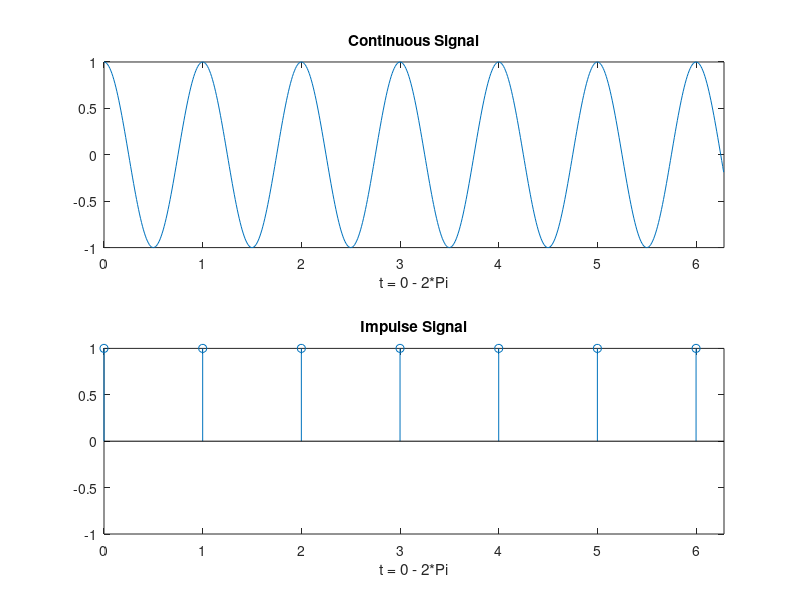

Write MATLAB code to recreate this figure. (Note: this script raises an error after producing the figure.)
%clc;
clear;
close();
%%
% Continuous periodic and random signal
A = 1;
w1 = 10;
w2 = 60;
t = 0:0.1/w2:2*pi;
theta = 0;

x1 = A*cos(w1*t + theta);
x2 = A*cos(w2*t + theta);%2*(rand(1,length(t))-0.5);

subplot(2,1,1)
plot(t,x1)
title('Low frequency: Continuous Signal \fontsize{46}')
xlabel('t = 0 - 2*Pi')
axis([0 2*pi -1 1])
subplot(2,1,2)
plot(t,x2)
title('High frequency: Continuous Signal \fontsize{46}')
xlabel('t = 0 - 2*Pi')
axis([0 2*pi -1 1])

%Continuous and discrete signal
A = 1;
f1 = 1;
fs = 2;

t = 0:0.01/(f1):2*pi;
n = 0:2*pi;
theta = 0;

x1 = A*cos(2*pi*f1*t + theta);
x2 = A*cos(2*pi*(f1/fs)*n + theta);

subplot(2,1,1)
plot(t,x1)
title('Continuous Signal')
xlabel('t = 0:2*Pi')
axis([0 2*pi -1 1])
subplot(2,1,2)
stem(n,x2)
title('Discrete Signal')
xlabel('t = 0:2*Pi')
axis([0 2*pi -1 1])

%% Impulse Signal --------------------------------------------------

A = 1;
f1 = 1;
%fs = 2;

t = 0:0.01/(f1):2*pi;
n = 0:2*pi;
theta = 0;

x1 = A*cos(2*pi*f1*t + theta);
x2 = A*cos(2*pi*n + theta);
x2 = ones(1,length(n)).*x2;

subplot(2,1,1)
plot(t,x1)
title('Continuous Signal')
xlabel('t = 0 - 2*Pi')
axis([0 2*pi -1 1])
subplot(2,1,2)
stem(n,x2)
title('Impulse Signal')
xlabel('t = 0 - 2*Pi')
axis([0 2*pi -1 1])

% 	
%% Calculate Power and to plot Power spectral density-------------------
syms t
x=input('Enter function in t: ','s');
T = input('Enter Limit :: T = ');   %Total evaluation time
Ts= 1; %0.001;   %Sampling time =&gt; 1000 samples per second
t1 = -T:0.01:T;
t=0:Ts:T; %define simulation time
x = eval(x);
power = sum(x)/(2*length(t1)+1);
energy = sum(x);
fprintf('Energy = %d\n', energy)
fprintf('Power = %d\n', power)

if(power<0.01)
  fprintf('It is Energy Signal.\n')
else
  fprintf('It is Power Signal.\n')
end



%% -------------------Convolution------------------------------------------
%---LInear Convolution--------------------------------------------

temp = magic(5);
a = temp(1,:);
b = temp(2,1:end);

convol = conv(a,b);
subplot(2,2,1)
stem(a)
title(['a = [',num2str(a),']'])

subplot(2,2,2)
stem(b)
title(['b = [',num2str(b),']'])

subplot(2,2,3)
stem(convol)
title(['Linear Convolution = [',num2str(convol),']'])

%% -----Circular Convolution: length of both the signal should be equal------------------------------------

a_pad = [a, zeros(1,abs(length(a)-length(b)))];
b_pad = [b, zeros(1,abs(length(a)-length(b)))];
c_convol = ifft(fft(a_pad).*fft(b_pad));
subplot(2,2,4)
stem(c_convol)
title(['Circular Convolution = [',num2str(c_convol),']'])

%% -----Circular Convolution equivalence to linear-----------------
a_cl = [a, zeros(1,length(a)+length(b)-1)];
b_cl = [b, zeros(1,length(a)+length(b)-1)];
cl_convol = ifft(fft(a_cl).*fft(b_cl));
subplot(2,3,5)
stem(cl_convol(1:(length(a)+length(b)-1)))
title(['cl_convol = [',num2str(cl_convol(1:(length(a)+length(b)-1))),']'])


%% ------------------------Correlation----------------------------
%------------Cross & Auto Correlation ----------------
a = rand(1,20);
b = a(1:5);
%b = rand(1,5);
correlation = xcorr(a(6:end),b);

subplot(3,4,1:4)
plot(a)
title('Signal A')

[max, i] = max(correlation);
subplot(3,4,ceil(i/10)+4)
plot(b)
title('Signal A[1:5]')

subplot(3,4,9:12)
stem(correlation)
title('Correlation Coefficient')

%% --------------------DFT fourier transform of speech signal | Spectrum-------------------

cd 'Voice Sample'
[data,fs] = audioread('segment3_1.wav');
cd ..
l = length(data);
NFFT = 1024;
k = 0:NFFT-1;
f = (fs/NFFT).*k;
xf = abs(fft(data, NFFT));

subplot(2,1,1);
plot(data);
title('Input Speech Signal');
subplot(2,1,2);
plot(f(1:end/2+1), xf(1:NFFT/2+1));
title('Single Sided Spectrum of the Speech Signal');
% 
%% ---------------------Spectrogram------------------
cd 'Voice Sample'
[data,fs] = audioread('segment3_1.wav');
cd ..
NFFT = 1024;
specgram(data, NFFT, fs)
% 
%% ----------Power spectral Analysis--------------

[data,fs] = audioread('Voice Sample/segment3_1.wav');
pwelch(data,[],[],[],fs)

%% ----- Addition of signals with different frequencies------------
clc;
close();
t = 0:0.01:5;
y1 = sin(2*pi*5*t);
subplot(3,1,1)
plot(t,y1)
title('High Frequency Signal')
xlabel('y1 = sin(2*pi*5*t)')

subplot(3,1,2)
y2 = sin(2*pi*t);
plot(t,y2)
title('Low Frequency Signal')
xlabel('y2 = sin(2*pi*t)')

subplot(3,1,3)
plot(t,y1+y2)
title('Addition of two signal')
xlabel('Y = Y1 + Y2')
